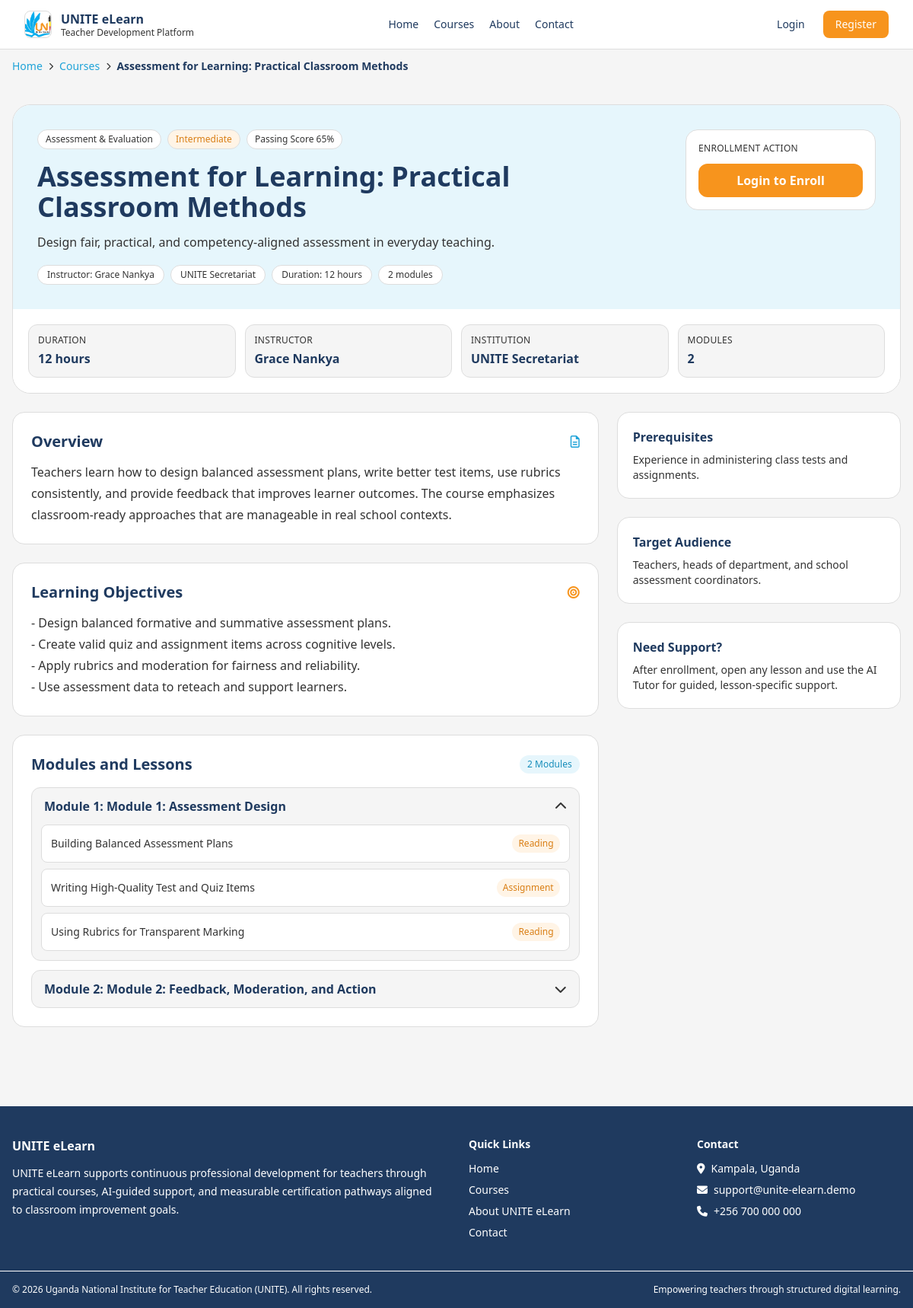
Screenshot of /courses/assessment-for-learning-practice/ with the database file from the repository.
### courses/models.py (models this page shows, shortened)
class Course(models.Model):
    LEVEL_BEGINNER = "beginner"
    LEVEL_INTERMEDIATE = "intermediate"
    LEVEL_ADVANCED = "advanced"
    LEVEL_CHOICES = [
        (LEVEL_BEGINNER, "Beginner"),
        (LEVEL_INTERMEDIATE, "Intermediate"),
        (LEVEL_ADVANCED, "Advanced"),
    ]
    title = models.CharField(max_length=255)
    slug = models.SlugField(unique=True, max_length=255)
    category = models.CharField(max_length=120, blank=True, db_index=True)
    level = models.CharField(max_length=20, choices=LEVEL_CHOICES, default=LEVEL_BEGINNER)
    short_description = models.CharField(max_length=300)
    description = models.TextField()
    learning_objectives = models.TextField(blank=True)
    prerequisites = models.TextField(blank=True)
    target_audience = models.TextField(blank=True)
    created_by = models.ForeignKey(
        User,
        on_delete=models.SET_NULL,
        null=True,
        blank=True,
        related_name="created_courses",
    )
    cover_image = models.URLField(blank=True)
    is_published = models.BooleanField(default=True)
    passing_score = models.PositiveIntegerField(default=60)
    estimated_duration_hours = models.PositiveIntegerField(default=6)
    created_at = models.DateTimeField(auto_now_add=True)
    updated_at = models.DateTimeField(auto_now=True)
    class Meta:
        ordering = ["title"]

class Module(models.Model):
    course = models.ForeignKey(Course, on_delete=models.CASCADE, related_name="modules")
    title = models.CharField(max_length=255)
    order = models.PositiveIntegerField(default=1)
    description = models.TextField(blank=True)
    class Meta:
        ordering = ["course", "order", "id"]

class Lesson(models.Model):
    TYPE_VIDEO = "video"
    TYPE_READING = "reading"
    TYPE_ASSIGNMENT = "assignment"
    TYPE_CHOICES = [
        (TYPE_VIDEO, "Video"),
        (TYPE_READING, "Reading"),
        (TYPE_ASSIGNMENT, "Assignment"),
    ]
    module = models.ForeignKey(Module, on_delete=models.CASCADE, related_name="lessons")
    title = models.CharField(max_length=255)
    order = models.PositiveIntegerField(default=1)
    lesson_type = models.CharField(max_length=20, choices=TYPE_CHOICES, default=TYPE_READING)
    duration_minutes = models.PositiveIntegerField(null=True, blank=True)
    content = models.TextField()
    summary = models.TextField(blank=True)
    ai_summary = models.TextField(blank=True)
    ai_keywords = models.TextField(blank=True)
    video_url = models.URLField(blank=True)
    downloadable_material_url = models.URLField(blank=True)
    class Meta:
        ordering = ["module", "order", "id"]

### accounts/models.py (models this page shows, shortened)
class Profile(models.Model):
    ROLE_TEACHER = "teacher"
    ROLE_STAFF = "staff"
    ROLE_CHOICES = [
        (ROLE_TEACHER, "Teacher"),
        (ROLE_STAFF, "Staff"),
    ]
    user = models.OneToOneField(User, on_delete=models.CASCADE, related_name="profile")
    full_name = models.CharField(max_length=255)
    email = models.EmailField()
    institution_name = models.CharField(max_length=255, blank=True)
    district = models.CharField(max_length=100, blank=True)
    phone_number = models.CharField(max_length=30, blank=True)
    role = models.CharField(max_length=20, choices=ROLE_CHOICES, default=ROLE_TEACHER)
    created_at = models.DateTimeField(auto_now_add=True)
    updated_at = models.DateTimeField(auto_now=True)

### courses/views.py (the view)
# urls.py: path("courses/<slug:slug>/", views.course_detail_view, name="detail"),
def course_detail_view(request, slug):
    course = get_object_or_404(
        Course.objects.prefetch_related("modules__lessons").select_related("created_by", "created_by__profile"),
        slug=slug,
        is_published=True,
    )
    is_enrolled = request.user.is_authenticated and _is_enrolled(request.user, course)
    user_progress = None
    average_score = None
    instructor_name, institution_name = _course_instructor_info(course)
    if is_enrolled:
        user_progress = progress_percentage(request.user, course)
        average_score = average_quiz_score_for_user(request.user, course)
    return render(
        request,
        "courses/course_detail.html",
        {
            "course": course,
            "is_enrolled": is_enrolled,
            "user_progress": user_progress,
            "average_score": average_score,
            "instructor_name": instructor_name,
            "institution_name": institution_name,
        },
    )

### core/templatetags/navigation.py (called while the page is built)
def _safe_reverse(name, **kwargs):
    try:
        return reverse(name, kwargs=kwargs) if kwargs else reverse(name)
    except NoReverseMatch:
        return ""

### courses/views.py (called while the page is built)
def _course_instructor_info(course):
    if not course.created_by:
        return "TBA", "UNITE"
    user = course.created_by
    instructor_name = user.username or "TBA"
    institution_name = "UNITE"
    profile = getattr(user, "profile", None)
    if profile:
        if profile.full_name:
            instructor_name = profile.full_name
        if profile.institution_name:
            institution_name = profile.institution_name
    return instructor_name, institution_name

### courses/templates/courses/course_detail.html (shortened to what this page needs)
{% extends 'base.html' %}
{% block content %}
<section class="max-w-7xl mx-auto px-4 py-8 lg:py-10 space-y-6">
    <header class="bg-white border border-unite-gray-300 rounded-3xl overflow-hidden">
        <div class="bg-unite-blue-100 p-6 lg:p-8">
            <div class="flex flex-wrap items-start justify-between gap-5">
                <div class="max-w-3xl">
                    <div class="flex flex-wrap items-center gap-2 text-xs">
                        {% if course.category %}
                            <span class="px-2.5 py-1 rounded-full bg-white border border-unite-gray-300 text-unite-text-main">{{ course.category }}</span>
                        {% endif %}
                        <span class="px-2.5 py-1 rounded-full bg-unite-orange-100 border border-unite-gray-300 text-unite-orange-600">{{ course.get_level_display }}</span>
                        <span class="px-2.5 py-1 rounded-full bg-white border border-unite-gray-300 text-unite-text-main">Passing Score {{ course.passing_score }}%</span>
                    </div>
                    <h1 class="text-3xl lg:text-4xl font-bold text-unite-navy-500 mt-4">{{ course.title }}</h1>
                    <p class="mt-3 text-unite-text-main leading-7">{{ course.short_description }}</p>
                    <div class="mt-4 flex flex-wrap gap-2 text-xs">
                        <span class="px-3 py-1 rounded-full bg-white border border-unite-gray-300 text-unite-text-main">Instructor: {{ instructor_name }}</span>
                        <span class="px-3 py-1 rounded-full bg-white border border-unite-gray-300 text-unite-text-main">{{ institution_name }}</span>
                        <span class="px-3 py-1 rounded-full bg-white border border-unite-gray-300 text-unite-text-main">Duration: {{ course.estimated_duration_hours }} hours</span>
                        <span class="px-3 py-1 rounded-full bg-white border border-unite-gray-300 text-unite-text-main">{{ course.modules.all|length }} modules</span>
                    </div>
                </div>
                <div class="bg-white border border-unite-gray-300 rounded-2xl p-4 min-w-[250px]">
                    <p class="text-xs uppercase tracking-wide text-unite-text-main">Enrollment Action</p>
                    <div class="mt-3">
                        {% if request.user.is_authenticated %}
                            {% if is_enrolled %}
                                <a href="{% url 'courses:learn' course.slug %}" class="inline-flex w-full justify-center items-center gap-2 px-4 py-2.5 rounded-xl bg-unite-blue-500 hover:bg-unite-blue-600 text-white font-semibold">Continue Learning <i class="fa-solid fa-arrow-right"></i></a>
                            {% else %}
                                <a href="{% url 'courses:enroll' course.slug %}" class="inline-flex w-full justify-center items-center gap-2 px-4 py-2.5 rounded-xl bg-unite-orange-500 hover:bg-unite-orange-600 text-white font-semibold">Enroll in Course <i class="fa-solid fa-user-plus"></i></a>
                            {% endif %}
                        {% else %}
                            <a href="{% url 'accounts:login' %}" class="inline-flex w-full justify-center items-center gap-2 px-4 py-2.5 rounded-xl bg-unite-orange-500 hover:bg-unite-orange-600 text-white font-semibold">Login to Enroll</a>
                        {% endif %}
                    </div>
                </div>
            </div>
        </div>
        <div class="grid sm:grid-cols-2 lg:grid-cols-4 gap-3 p-4 lg:p-5 bg-white">
            <div class="p-3 rounded-xl bg-unite-gray-100 border border-unite-gray-300">
                <p class="text-xs uppercase tracking-wide text-unite-text-main">Duration</p>
                <p class="font-semibold text-unite-navy-500 mt-1">{{ course.estimated_duration_hours }} hours</p>
            </div>
            <div class="p-3 rounded-xl bg-unite-gray-100 border border-unite-gray-300">
                <p class="text-xs uppercase tracking-wide text-unite-text-main">Instructor</p>
                <p class="font-semibold text-unite-navy-500 mt-1">{{ instructor_name }}</p>
            </div>
            <div class="p-3 rounded-xl bg-unite-gray-100 border border-unite-gray-300">
                <p class="text-xs uppercase tracking-wide text-unite-text-main">Institution</p>
                <p class="font-semibold text-unite-navy-500 mt-1">{{ institution_name }}</p>
            </div>
            <div class="p-3 rounded-xl bg-unite-gray-100 border border-unite-gray-300">
                <p class="text-xs uppercase tracking-wide text-unite-text-main">Modules</p>
                <p class="font-semibold text-unite-navy-500 mt-1">{{ course.modules.all|length }}</p>
            </div>
        </div>
    </header>
    <div class="grid lg:grid-cols-12 gap-6">
        <div class="lg:col-span-8 space-y-6">
            <article class="bg-white border border-unite-gray-300 rounded-2xl p-6">
                <div class="flex items-center justify-between gap-3">
                    <h2 class="text-xl font-semibold text-unite-navy-500">Overview</h2>
                    <i class="fa-regular fa-file-lines text-unite-blue-500"></i>
                </div>
                <p class="mt-3 whitespace-pre-line leading-7 text-unite-text-main">{{ course.description }}</p>
            </article>
            <article class="bg-white border border-unite-gray-300 rounded-2xl p-6">
                <div class="flex items-center justify-between gap-3">
                    <h2 class="text-xl font-semibold text-unite-navy-500">Learning Objectives</h2>
                    <i class="fa-solid fa-bullseye text-unite-orange-500"></i>
                </div>
                <p class="mt-3 whitespace-pre-line leading-7 text-unite-text-main">{{ course.learning_objectives|default:"Learning objectives will be added by course staff." }}</p>
            </article>
            <section class="bg-white border border-unite-gray-300 rounded-2xl p-6">
                <div class="flex items-center justify-between gap-3">
                    <h2 class="text-xl font-semibold text-unite-navy-500">Modules and Lessons</h2>
                    <span class="text-xs px-2.5 py-1 rounded-full bg-unite-blue-100 text-unite-blue-600">{{ course.modules.all|length }} Modules</span>
                </div>
                <div class="mt-4 space-y-3">
                    {% for module in course.modules.all %}
                        <details class="border border-unite-gray-300 rounded-xl bg-unite-gray-100 group" {% if forloop.first %}open{% endif %}>
                            <summary class="list-none cursor-pointer px-4 py-3 flex justify-between items-center rounded-xl">
                                <span class="font-semibold text-unite-navy-500">Module {{ module.order }}: {{ module.title }}</span>
                                <i class="fa-solid fa-chevron-down text-unite-text-main group-open:rotate-180 transition-transform"></i>
                            </summary>
                            <div class="px-3 pb-3 space-y-2">
                                {% for lesson in module.lessons.all %}
                                    <div class="text-sm text-unite-text-main p-3 rounded-lg border border-unite-gray-300 bg-white flex items-center justify-between gap-2">
                                        <span class="font-medium">{{ lesson.title }}</span>
                                        <span class="text-xs px-2 py-1 rounded-full bg-unite-orange-100 text-unite-orange-600">{{ lesson.get_lesson_type_display }}</span>
                                    </div>
                                {% empty %}
                                    <p class="text-sm text-unite-text-main p-3 rounded-lg border border-dashed border-unite-gray-300 bg-white">No lessons in this module yet.</p>
                                {% endfor %}
                            </div>
                        </details>
                    {% empty %}
                        <div class="border border-dashed border-unite-gray-300 rounded-xl p-6 text-center text-sm text-unite-text-main bg-unite-gray-100">
                            Modules have not been configured for this course yet.
                        </div>
                    {% endfor %}
                </div>
            </section>
        </div>
        <aside class="lg:col-span-4 space-y-6">
            <div class="bg-white border border-unite-gray-300 rounded-2xl p-5">
                <h3 class="font-semibold text-unite-navy-500">Prerequisites</h3>
                <p class="mt-2 text-sm text-unite-text-main whitespace-pre-line">{{ course.prerequisites|default:"No prerequisites required." }}</p>
            </div>
            <div class="bg-white border border-unite-gray-300 rounded-2xl p-5">
                <h3 class="font-semibold text-unite-navy-500">Target Audience</h3>
                <p class="mt-2 text-sm text-unite-text-main whitespace-pre-line">{{ course.target_audience|default:"Teachers in ongoing professional development programs." }}</p>
            </div>
            <div class="bg-white border border-unite-gray-300 rounded-2xl p-5 bg-unite-blue-100">
                <h3 class="font-semibold text-unite-navy-500">Need Support?</h3>
                <p class="mt-2 text-sm text-unite-text-main">After enrollment, open any lesson and use the AI Tutor for guided, lesson-specific support.</p>
            </div>
        </aside>
    </div>
</section>
{% endblock %}

### core/templates/base.html (shortened to what this page needs)
{% load static %}
<!DOCTYPE html>
<html lang="en">
<head>
    <link rel="stylesheet" href="https://cdnjs.cloudflare.com/ajax/libs/font-awesome/6.7.2/css/all.min.css">
    <script src="https://cdn.tailwindcss.com"></script>
</head>
<body class="bg-unite-gray-100 text-unite-navy-500 min-h-screen flex flex-col">
    {% include 'partials/navbar.html' %}
    <main class="flex-grow page-fade">
        {% get_breadcrumbs as breadcrumbs %}
        {% if breadcrumbs|length > 1 %}
            <section class="max-w-7xl mx-auto px-4 pt-3 pb-0 no-print">
                <nav aria-label="Breadcrumb">
                    <ol class="flex flex-wrap items-center gap-2 text-sm">
                        {% for crumb in breadcrumbs %}
                            <li class="flex items-center gap-2">
                                {% if not forloop.first %}
                                    <i class="fa-solid fa-chevron-right text-[10px] text-unite-text-main"></i>
                                {% endif %}
                                {% if crumb.url and not forloop.last %}
                                    <a href="{{ crumb.url }}" class="text-unite-blue-500 hover:text-unite-blue-600 hover:underline">{{ crumb.label }}</a>
                                {% else %}
                                    <span class="{% if forloop.last %}text-unite-navy-500 font-semibold{% else %}text-unite-text-main{% endif %}">{{ crumb.label }}</span>
                                {% endif %}
                            </li>
                        {% endfor %}
                    </ol>
                </nav>
            </section>
        {% endif %}
        {% block content %}{% endblock %}
    </main>
    {% include 'partials/footer.html' %}
</body>
</html>

### core/templates/base.html (style rules this page uses)
body { font-family: "Segoe UI", Tahoma, Geneva, Verdana, sans-serif; }
.page-fade { animation: fadeIn .25s ease-out; }

### rows the page displays
Course: label "Assessment for Learning: Practical Classroom Methods", category "Assessment & Evaluation", level "Intermediate", passing_score "65", title "Assessment for Learning: Practical Classroom Methods", short_description "Design fair, practical, and competency-aligned assessment in everyday teaching.", estimated_duration_hours "12", modules.all|length "2", description "Teachers learn how to design balanced assessment plans, write better test items, use rubrics consistently, and provide feedback that improves learner outcomes. The course emphasizes classroom-ready approaches that are manageable in real school contexts.", learning_objectives "- Design balanced formative and summative assessment plans. - Create valid quiz and assignment items across cognitive levels. - Apply rubrics and moderation for fairness and reliability. - Use assessment data to reteach and support learners.", prerequisites "Experience in administering class tests and assignments.", target_audience "Teachers, heads of department, and school assessment coordinators."
Profile: full_name "Grace Nankya", institution_name "UNITE Secretariat"
Module: order "1", title "Module 1: Assessment Design"
Lesson: title "Building Balanced Assessment Plans", lesson_type "Reading"
Lesson: title "Writing High-Quality Test and Quiz Items", lesson_type "Assignment"
Lesson: title "Using Rubrics for Transparent Marking", lesson_type "Reading"
Module: order "2", title "Module 2: Feedback, Moderation, and Action"

### other values shown
{{ crumb.label }} "Home" "Courses"
